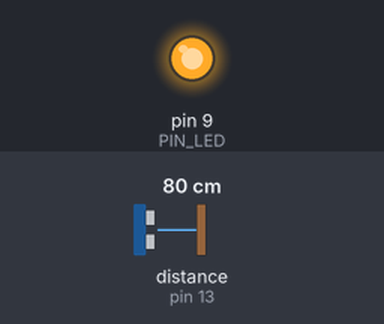
The sketch below on a simulated Arduino Uno, built with avr-gcc and run on an emulated ATmega328P. Parts: output pins drawn as LEDs (lit = HIGH). Wiring (inferred from the names in the program): ultrasonic range finder: trigger pin 12; echo pin 13. The inputs (shaded band) are chosen by the test bench; at power-on: distance to the obstacle (sensor on pin 13) 80 cm. The echo pulse lasts 58.3 µs per cm; pins used as bus, display or sensor lines are not drawn; what the sketch prints to the serial monitor is not drawn.

Above: at 0.2 s.
Timing chart, 0 to 1.7 s (numbered marks = the images above):
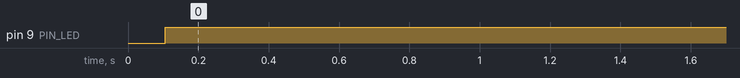

Measured:
- by itself, pin 9 (PIN_LED): LOW → HIGH at 0.11 s

The sketch:

08_example_2.ino
```cpp
// Arduino pin assignment
#define PIN_LED 9
#define PIN_TRIG 12
#define PIN_ECHO 13

// configurable parameters
#define SND_VEL 346.0 // sound velocity at 24 celsius degree (unit: m/s)
#define INTERVAL 100 // sampling interval (unit: ms)
#define _DIST_MIN 100 // minimum distance to be measured (unit: mm)
#define _DIST_MAX 300 // maximum distance to be measured (unit: mm)

// global variables
float timeout; // unit: us
float dist_min, dist_max, dist_raw; // unit: mm
unsigned long last_sampling_time; // unit: ms
float scale; // used for pulse duration to distance conversion
float last_reading=0;

void setup() {
// initialize GPIO pins
  pinMode(PIN_LED,OUTPUT);
  pinMode(PIN_TRIG,OUTPUT);
  digitalWrite(PIN_TRIG, LOW);
  pinMode(PIN_ECHO,INPUT);

// initialize USS related variables
  dist_min = _DIST_MIN;
  dist_max = _DIST_MAX;
  timeout = (INTERVAL / 2) * 1000.0; // precalculate pulseIn() timeout value. (unit: us)
  dist_raw = 0.0; // raw distance output from USS (unit: mm)
  scale = 0.001 * 0.5 * SND_VEL;

// initialize serial port
  Serial.begin(57600);

// initialize last sampling time
  last_sampling_time = 0;
}

void loop() {
// wait until next sampling time.
// millis() returns the number of milliseconds since the program started. Will overflow after 50 days.
  if(millis() < last_sampling_time + INTERVAL) return;

// get a distance reading from the USS
  dist_raw = USS_measure(PIN_TRIG,PIN_ECHO);

// output the read value to the serial port
  Serial.print("Min:0,");
  Serial.print("raw:");
  Serial.print(dist_raw);
  Serial.print(",");
  Serial.println("Max:400");

// turn on the LED if the distance is between dist_min and dist_max
  if(dist_raw < 200 && dist_raw > 100) {
    analogWrite(PIN_LED, 255.0-255.0*(dist_raw-100.0)/100.0);
    Serial.println(255.0*(dist_raw-100.0)/100.0);
  }
  else if(dist_raw < 300 && dist_raw > 200){
    analogWrite(PIN_LED, 255.0-255.0*(300.0-dist_raw)/100.0);
  }else{
    analogWrite(PIN_LED, 255);
  }

// update last sampling time
  last_sampling_time += INTERVAL;
}

// get a distance reading from USS. return value is in millimeter.
float USS_measure(int TRIG, int ECHO)
{
  float reading;
  digitalWrite(TRIG, HIGH);
  delayMicroseconds(10);
  digitalWrite(TRIG, LOW);
  reading = pulseIn(ECHO, HIGH, timeout) * scale; // unit: mm
  if(reading == 0.0|| reading > dist_max)
    reading = last_reading;
  else {
    reading += (last_reading - reading)/2;
    if(reading < dist_min) reading = 0.0; // return 0 when out of range.
    last_reading = reading;
  }


  return reading;
  // Pulse duration to distance conversion example (target distance = 17.3m)
  // - round trip distance: 34.6m
  // - expected pulse duration: 0.1 sec, or 100,000us
  // - pulseIn(ECHO, HIGH, timeout) * 0.001 * 0.5 * SND_VEL
  //           = 100,000 micro*sec * 0.001 milli/micro * 0.5 * 346 meter/sec
  //           = 100,000 * 0.001 * 0.5 * 346 * micro * sec * milli * meter
  //                                           ----------------------------
  //                                           micro * sec
  //           = 100 * 173 milli*meter = 17,300 mm = 17.3m
  // pulseIn() returns microseconds.
}
```
